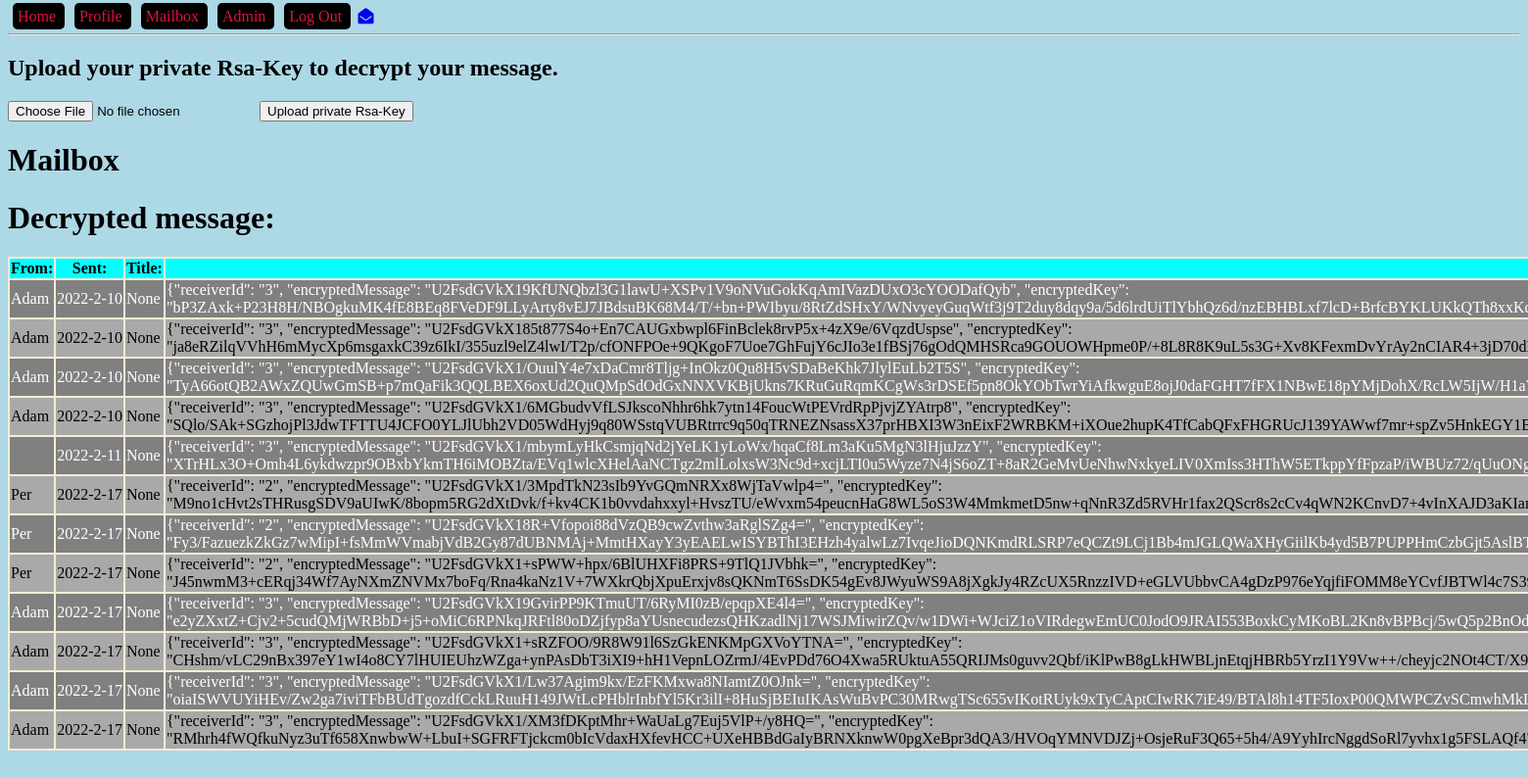
Page /mailbox (signed in) on the committed database.
### models.py (models this page shows, shortened)
class Message(db.Model):
    id = db.Column(db.Integer, primary_key=True, autoincrement=True)
    title = db.Column(db.String(250))
    body = db.Column(db.Text)
    read = db.Column(db.BOOLEAN, default=False)
    sent_time = db.Column(db.DateTime, default=datetime.datetime.now())
    sender_id = db.Column(db.Integer, db.ForeignKey('user.id'), nullable=False)

class User(db.Model):
    id = db.Column(db.Integer, primary_key=True, autoincrement=True)
    name = db.Column(db.String(150))
    email = db.Column(db.String(150), unique=True)
    password = db.Column(db.String(100))
    public_rsa = db.Column(db.Text)
    admin = db.Column(db.BOOLEAN, default=False)
    online = db.Column(db.BOOLEAN, default=False)
    sent_messages = db.relationship('Message', backref='sender', lazy=True)
    recv_messages = db.relationship('Message', secondary=message_recv, lazy='subquery',
                                    backref=db.backref('receivers', lazy=True))

### blueprints/user/__init__.py (the view)
@bp_user.get('/mailbox')
def mailbox_get():
    messages = get_user_messages()
    return render_template('mailbox.html', messages=messages)

### app.py (called while the page is built)
def create_app():
    app = Flask(__name__)
    app.config['SECRET_KEY'] = '123secret'
    app.config['SQLALCHEMY_TRACK_MODIFICATIONS'] = False
    app.config['SQLALCHEMY_DATABASE_URI'] = 'sqlite:///db.sqlite'
    db.init_app(app)
    login_manager = LoginManager()
    login_manager.init_app(app)
    @login_manager.user_loader
    def load_user(user_id):
        from models import User
        user = User.query.filter_by(id=user_id).first()
        return user
    from blueprints.open import bp_open
    app.register_blueprint(bp_open)
    from blueprints.user import bp_user
    app.register_blueprint(bp_user)
    from blueprints.api import bp_api
    app.register_blueprint(bp_api, url_prefix='/api/v1.0')
    from blueprints.admin import bp_admin
    app.register_blueprint(bp_admin)
    from blueprints.ajax import bp_ajax
    app.register_blueprint(bp_ajax)
    return app

### controllers/message_controller.py (called while the page is built)
def get_user_messages():
    return current_user.recv_messages

### templates/mailbox.html (shortened to what this page needs)
{% extends "base-template.html" %}
{% block content %}
       <h2>Upload your private Rsa-Key to decrypt your message.</h2>
            <input type="file" id="priv-file" enctype="multipart/form-data" />
            <button type="button" onclick="readPrivateKey()">Upload private Rsa-Key</button>
            <br />
    <h1 id="main-heading">Mailbox</h1>
    <table>
        <tr>
            <th>From:</th>
            <th>Sent:</th>
            <th>Title:</th>
            <th>Message</th>
        </tr>
        {% for message in messages %}
            <tr>
                <td>{{ message.sender.name }}</td>
                {% if message.sent_time is not none %}
                    <td>{{ message.sent_time.year }}-{{ message.sent_time.month }}-{{ message.sent_time.day }}</td>
                {% else %}
                    <td>-</td>
                {% endif %}
                <td>{{ message.title }}</td>
                <td id="encrypted-{{ loop.index }}" onclick="decrypt(this)">{{ message.body }}</td>
            </tr>
        {% endfor %}
        <h1>Decrypted message:</h1>
    </table>
    <br/><br/><br/><br/>
{% endblock %}

### static/css/main.css (style rules this page uses)
body { background-color: lightblue; }
table { width: 75%; background-color: antiquewhite; }
th { background: aqua; }
tr:nth-child(odd) { background: darkgrey; }
tr:nth-child(even) { background: grey; color: white; }

### rows in the picture
Message: sender.name "Adam", sent_time.year "2022", sent_time.month "2", sent_time.day "10", title "None", body "{\"receiverId\": \"3\", \"encryptedMessage\": \"U2FsdGVkX19KfUNQbzl3G1lawU+XSPv1V9oNVuGokKqAmIVazDUxO3cYOODafQyb\", \"encryptedKey\":…"
Message: sender.name "Adam", sent_time.year "2022", sent_time.month "2", sent_time.day "10", title "None", body "{\"receiverId\": \"3\", \"encryptedMessage\": \"U2FsdGVkX185t877S4o+En7CAUGxbwpl6FinBclek8rvP5x+4zX9e/6VqzdUspse\", \"encryptedKey\":…"
Message: sender.name "Adam", sent_time.year "2022", sent_time.month "2", sent_time.day "10", title "None", body "{\"receiverId\": \"3\", \"encryptedMessage\": \"U2FsdGVkX1/OuulY4e7xDaCmr8Tljg+InOkz0Qu8H5vSDaBeKhk7JlylEuLb2T5S\", \"encryptedKey\":…"
Message: sender.name "Adam", sent_time.year "2022", sent_time.month "2", sent_time.day "10", title "None", body "{\"receiverId\": \"3\", \"encryptedMessage\": \"U2FsdGVkX1/6MGbudvVfLSJkscoNhhr6hk7ytn14FoucWtPEVrdRpPjvjZYAtrp8\", \"encryptedKey\":…"
Message: sent_time.year "2022", sent_time.month "2", sent_time.day "11", title "None", body "{\"receiverId\": \"3\", \"encryptedMessage\": \"U2FsdGVkX1/mbymLyHkCsmjqNd2jYeLK1yLoWx/hqaCf8Lm3aKu5MgN3lHjuJzzY\", \"encryptedKey\":…"
Message: sender.name "Per", sent_time.year "2022", sent_time.month "2", sent_time.day "17", title "None", body "{\"receiverId\": \"2\", \"encryptedMessage\": \"U2FsdGVkX1/3MpdTkN23sIb9YvGQmNRXx8WjTaVwlp4=\", \"encryptedKey\":…"
Message: sender.name "Per", sent_time.year "2022", sent_time.month "2", sent_time.day "17", title "None", body "{\"receiverId\": \"2\", \"encryptedMessage\": \"U2FsdGVkX18R+Vfopoi88dVzQB9cwZvthw3aRglSZg4=\", \"encryptedKey\":…"
Message: sender.name "Per", sent_time.year "2022", sent_time.month "2", sent_time.day "17", title "None", body "{\"receiverId\": \"2\", \"encryptedMessage\": \"U2FsdGVkX1+sPWW+hpx/6BlUHXFi8PRS+9TlQ1JVbhk=\", \"encryptedKey\":…"
Message: sender.name "Adam", sent_time.year "2022", sent_time.month "2", sent_time.day "17", title "None", body "{\"receiverId\": \"3\", \"encryptedMessage\": \"U2FsdGVkX19GvirPP9KTmuUT/6RyMI0zB/epqpXE4l4=\", \"encryptedKey\":…"
Message: sender.name "Adam", sent_time.year "2022", sent_time.month "2", sent_time.day "17", title "None", body "{\"receiverId\": \"3\", \"encryptedMessage\": \"U2FsdGVkX1+sRZFOO/9R8W91l6SzGkENKMpGXVoYTNA=\", \"encryptedKey\":…"
Message: sender.name "Adam", sent_time.year "2022", sent_time.month "2", sent_time.day "17", title "None", body "{\"receiverId\": \"3\", \"encryptedMessage\": \"U2FsdGVkX1/Lw37Agim9kx/EzFKMxwa8NIamtZ0OJnk=\", \"encryptedKey\":…"
Message: sender.name "Adam", sent_time.year "2022", sent_time.month "2", sent_time.day "17", title "None", body "{\"receiverId\": \"3\", \"encryptedMessage\": \"U2FsdGVkX1/XM3fDKptMhr+WaUaLg7Euj5VlP+/y8HQ=\", \"encryptedKey\":…"
